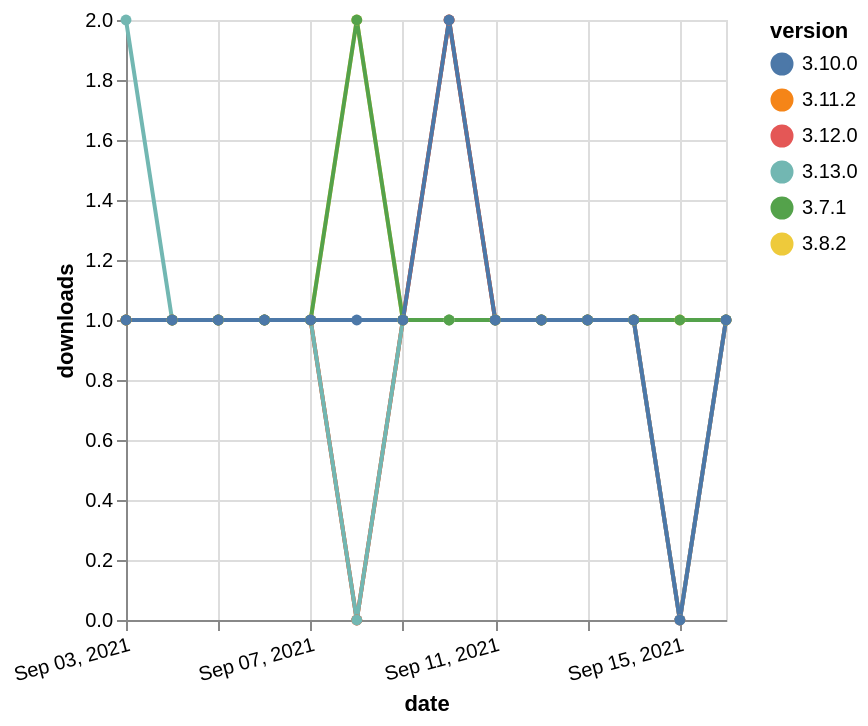

Write the Vega-Lite specification saved for this chart.
### Vega-Lite specification from a JSON file in a GitHub repository (floating-point values rounded to 4 significant figures)
{"$schema": "https://vega.github.io/schema/vega-lite/v5.json", "description": "A simple bar chart with embedded data.", "data": {"values": [{"date": "2021-09-03", "total": 152, "delta": 1, "version": "3.11.2"}, {"date": "2021-09-04", "total": 153, "delta": 1, "version": "3.11.2"}, {"date": "2021-09-05", "total": 154, "delta": 1, "version": "3.11.2"}, {"date": "2021-09-06", "total": 155, "delta": 1, "version": "3.11.2"}, {"date": "2021-09-07", "total": 156, "delta": 1, "version": "3.11.2"}, {"date": "2021-09-08", "total": 156, "delta": 0, "version": "3.11.2"}, {"date": "2021-09-09", "total": 157, "delta": 1, "version": "3.11.2"}, {"date": "2021-09-10", "total": 159, "delta": 2, "version": "3.11.2"}, {"date": "2021-09-11", "total": 160, "delta": 1, "version": "3.11.2"}, {"date": "2021-09-12", "total": 161, "delta": 1, "version": "3.11.2"}, {"date": "2021-09-13", "total": 162, "delta": 1, "version": "3.11.2"}, {"date": "2021-09-14", "total": 163, "delta": 1, "version": "3.11.2"}, {"date": "2021-09-15", "total": 163, "delta": 0, "version": "3.11.2"}, {"date": "2021-09-16", "total": 164, "delta": 1, "version": "3.11.2"}, {"date": "2021-09-03", "total": 188, "delta": 1, "version": "3.8.2"}, {"date": "2021-09-04", "total": 189, "delta": 1, "version": "3.8.2"}, {"date": "2021-09-05", "total": 190, "delta": 1, "version": "3.8.2"}, {"date": "2021-09-06", "total": 191, "delta": 1, "version": "3.8.2"}, {"date": "2021-09-07", "total": 192, "delta": 1, "version": "3.8.2"}, {"date": "2021-09-08", "total": 194, "delta": 2, "version": "3.8.2"}, {"date": "2021-09-09", "total": 195, "delta": 1, "version": "3.8.2"}, {"date": "2021-09-10", "total": 196, "delta": 1, "version": "3.8.2"}, {"date": "2021-09-11", "total": 197, "delta": 1, "version": "3.8.2"}, {"date": "2021-09-12", "total": 198, "delta": 1, "version": "3.8.2"}, {"date": "2021-09-13", "total": 199, "delta": 1, "version": "3.8.2"}, {"date": "2021-09-14", "total": 200, "delta": 1, "version": "3.8.2"}, {"date": "2021-09-15", "total": 201, "delta": 1, "version": "3.8.2"}, {"date": "2021-09-16", "total": 202, "delta": 1, "version": "3.8.2"}, {"date": "2021-09-03", "total": 162, "delta": 1, "version": "3.12.0"}, {"date": "2021-09-04", "total": 163, "delta": 1, "version": "3.12.0"}, {"date": "2021-09-05", "total": 164, "delta": 1, "version": "3.12.0"}, {"date": "2021-09-06", "total": 165, "delta": 1, "version": "3.12.0"}, {"date": "2021-09-07", "total": 166, "delta": 1, "version": "3.12.0"}, {"date": "2021-09-08", "total": 166, "delta": 0, "version": "3.12.0"}, {"date": "2021-09-09", "total": 167, "delta": 1, "version": "3.12.0"}, {"date": "2021-09-10", "total": 169, "delta": 2, "version": "3.12.0"}, {"date": "2021-09-11", "total": 170, "delta": 1, "version": "3.12.0"}, {"date": "2021-09-12", "total": 171, "delta": 1, "version": "3.12.0"}, {"date": "2021-09-13", "total": 172, "delta": 1, "version": "3.12.0"}, {"date": "2021-09-14", "total": 173, "delta": 1, "version": "3.12.0"}, {"date": "2021-09-15", "total": 173, "delta": 0, "version": "3.12.0"}, {"date": "2021-09-16", "total": 174, "delta": 1, "version": "3.12.0"}, {"date": "2021-09-03", "total": 112, "delta": 2, "version": "3.13.0"}, {"date": "2021-09-04", "total": 113, "delta": 1, "version": "3.13.0"}, {"date": "2021-09-05", "total": 114, "delta": 1, "version": "3.13.0"}, {"date": "2021-09-06", "total": 115, "delta": 1, "version": "3.13.0"}, {"date": "2021-09-07", "total": 116, "delta": 1, "version": "3.13.0"}, {"date": "2021-09-08", "total": 116, "delta": 0, "version": "3.13.0"}, {"date": "2021-09-09", "total": 117, "delta": 1, "version": "3.13.0"}, {"date": "2021-09-10", "total": 118, "delta": 1, "version": "3.13.0"}, {"date": "2021-09-11", "total": 119, "delta": 1, "version": "3.13.0"}, {"date": "2021-09-12", "total": 120, "delta": 1, "version": "3.13.0"}, {"date": "2021-09-13", "total": 121, "delta": 1, "version": "3.13.0"}, {"date": "2021-09-14", "total": 122, "delta": 1, "version": "3.13.0"}, {"date": "2021-09-15", "total": 122, "delta": 0, "version": "3.13.0"}, {"date": "2021-09-16", "total": 123, "delta": 1, "version": "3.13.0"}, {"date": "2021-09-03", "total": 220, "delta": 1, "version": "3.7.1"}, {"date": "2021-09-04", "total": 221, "delta": 1, "version": "3.7.1"}, {"date": "2021-09-05", "total": 222, "delta": 1, "version": "3.7.1"}, {"date": "2021-09-06", "total": 223, "delta": 1, "version": "3.7.1"}, {"date": "2021-09-07", "total": 224, "delta": 1, "version": "3.7.1"}, {"date": "2021-09-08", "total": 226, "delta": 2, "version": "3.7.1"}, {"date": "2021-09-09", "total": 227, "delta": 1, "version": "3.7.1"}, {"date": "2021-09-10", "total": 228, "delta": 1, "version": "3.7.1"}, {"date": "2021-09-11", "total": 229, "delta": 1, "version": "3.7.1"}, {"date": "2021-09-12", "total": 230, "delta": 1, "version": "3.7.1"}, {"date": "2021-09-13", "total": 231, "delta": 1, "version": "3.7.1"}, {"date": "2021-09-14", "total": 232, "delta": 1, "version": "3.7.1"}, {"date": "2021-09-15", "total": 233, "delta": 1, "version": "3.7.1"}, {"date": "2021-09-16", "total": 234, "delta": 1, "version": "3.7.1"}, {"date": "2021-09-03", "total": 167, "delta": 1, "version": "3.10.0"}, {"date": "2021-09-04", "total": 168, "delta": 1, "version": "3.10.0"}, {"date": "2021-09-05", "total": 169, "delta": 1, "version": "3.10.0"}, {"date": "2021-09-06", "total": 170, "delta": 1, "version": "3.10.0"}, {"date": "2021-09-07", "total": 171, "delta": 1, "version": "3.10.0"}, {"date": "2021-09-08", "total": 172, "delta": 1, "version": "3.10.0"}, {"date": "2021-09-09", "total": 173, "delta": 1, "version": "3.10.0"}, {"date": "2021-09-10", "total": 175, "delta": 2, "version": "3.10.0"}, {"date": "2021-09-11", "total": 176, "delta": 1, "version": "3.10.0"}, {"date": "2021-09-12", "total": 177, "delta": 1, "version": "3.10.0"}, {"date": "2021-09-13", "total": 178, "delta": 1, "version": "3.10.0"}, {"date": "2021-09-14", "total": 179, "delta": 1, "version": "3.10.0"}, {"date": "2021-09-15", "total": 179, "delta": 0, "version": "3.10.0"}, {"date": "2021-09-16", "total": 180, "delta": 1, "version": "3.10.0"}]}, "width": "container", "mark": {"type": "line", "point": {"filled": true}}, "encoding": {"x": {"field": "date", "type": "temporal", "timeUnit": "yearmonthdate", "title": "date", "axis": {"labelAngle": -15}}, "y": {"field": "delta", "type": "quantitative", "title": "downloads"}, "color": {"field": "version", "type": "nominal"}, "tooltip": {"field": "delta"}}}
